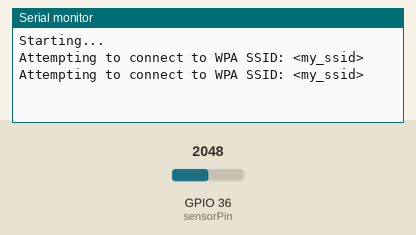
This sketch was run on a simulated ESP32. Parts: the last lines printed to the serial monitor. The inputs (shaded band) are chosen by the test bench; at power-on: GPIO 36 (sensorPin) = 2048. WiFi joins after 1.5 s; servers stay silent unless stated; no MQTT or app messages arrive unless stated.

Above: at 11.2 s.
11.3 s: GPIO 36 (sensorPin) set to 2866
At 15.6 s:
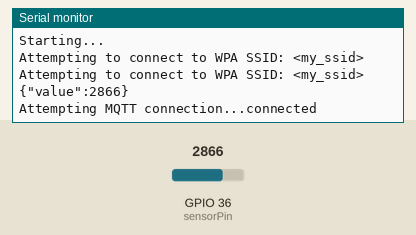
18.8 s: GPIO 36 (sensorPin) set to 3603
At 21.3 s:
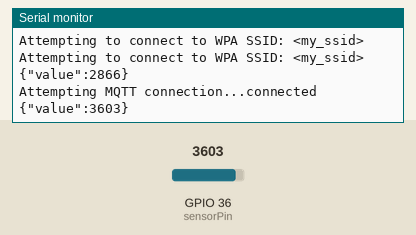

Measured:
- after the input at 11.3 s, the serial monitor: prints a new line after 3.7 s (image 1)
- after the input at 18.8 s, the serial monitor: prints a new line after 1.3 s (image 2)

The sketch:

Konker-Arduino-Wifi-MQTT.ino
```cpp
#include <SPI.h>
#include <WiFi.h>
#include <PubSubClient.h>

//Arduino GPIOs
int sensorPin = A0;

//WiFi variables
char ssid[] = "<my_ssid>";     //  your wifi network SSID (name)
const char pass[] = "<my_wifi_password>";  // your wifi password
int status = WL_IDLE_STATUS;     // the Wifi radio's status

//MQTT Variables
char mqtt_server[] = "mqtt.demo.konkerlabs.net"; // MQTT address of the Konker platform
char PUB[] = "<pub/....../sensor>"; // MQTT Topic to publish messages (use the one provided by the platform)
char USER[] = "<user>"; // MQTT username (use the one randomly generated by the platform)
char PWD[] = "<password>"; // MQTT password (use the one randomly generated by the platform)


//Defining the WiFi and MQTT client
WiFiClient wifi;
PubSubClient mqtt(mqtt_server, 1883, NULL, wifi);


////////////////////////////////// SENSOR HANDLING \\\\\\\\\\\\\\\\\\\\\\\\\\\\\\\\

// read the sensor data
int readSensor() {
  return analogRead(sensorPin);
}


//////////////////////////// MQTT AND WIFI CONNECTIVITY \\\\\\\\\\\\\\\\\\\\\\\\\\\\\\\\\\

// connect to Wifi
void wifiConnect() {
  // check for the presence of the shield:
  if (WiFi.status() == WL_NO_SHIELD) {
    Serial.println(F("WiFi shield not present"));
    // don't continue: This will loop forever
    while (true);
  }

  // attempt to connect to Wifi network:
  while (status != WL_CONNECTED) {
    Serial.print(F("Attempting to connect to WPA SSID: "));
    Serial.println(ssid);
    // Connect to WPA/WPA2 network:
    status = WiFi.begin(ssid, pass);
    // wait 5 seconds for connection:
    delay(5000);
  }
}


//Now let's create a function to connect/reconnect to the MQTT broker
void mqttReconnect() {
  // Loop until we're reconnected
  while (!mqtt.connected()) {
    Serial.print(F("Attempting MQTT connection..."));
    // Attempt to connect
    if (mqtt.connect("ArduClient", USER, PWD)) {
      Serial.println("connected");
    } else {
      Serial.print(("failed, rc=") + String(mqtt.state()) + (" try again in 5 seconds"));
      // Wait 5 seconds before retrying
      delay(5000);
    }
  }
}

/////////////////////////////////// DATA PUBLISHING \\\\\\\\\\\\\\\\\\\\\\\\\\\\\\

// send a numeric value to the Konker Platform
void sendValueToKonker(int value){
  char buffer [128];

  // prepare the message that will be sent to the platform
  String message = ("{\"value\":" + String(value) + "}");
  Serial.println(message);

  // publish the message
  if (!mqtt.connected()) {
    mqttReconnect();
  }
  message.toCharArray(buffer, message.length() + 1);
  mqtt.publish(PUB, buffer);
}


// read and publish the data
void publishSensorData() {
  sendValueToKonker(readSensor());
}


///////////////////////////////////  MAIN ROUTINES \\\\\\\\\\\\\\\\\\\\\\\\\\\\\\\\\\

void setup() {
  Serial.begin(9600);
  Serial.println("Starting...");
  wifiConnect();
}

void loop() {
  delay(5000);
  publishSensorData();
}
```
